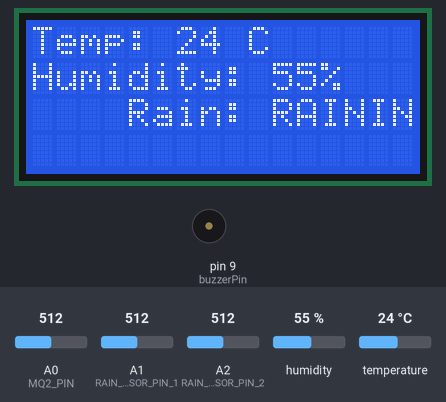
The sketch below on a simulated Arduino Uno, built with avr-gcc and run on an emulated ATmega328P. Shown: 16×4 character LCD, buzzer (waves = sounding, pin HIGH). The test bench sets the inputs (shaded band); at power-on: A1 (RAIN_SENSOR_PIN_1) = 512, humidity 55 %, A0 (MQ2_PIN) = 512, temperature 24 °C, A2 (RAIN_SENSOR_PIN_2) = 512.

Above: at 1.2 s.
1.3 s: A1 (RAIN_SENSOR_PIN_1) set to 689
7.4 s: A1 (RAIN_SENSOR_PIN_1) set to 718
At 9.0 s:
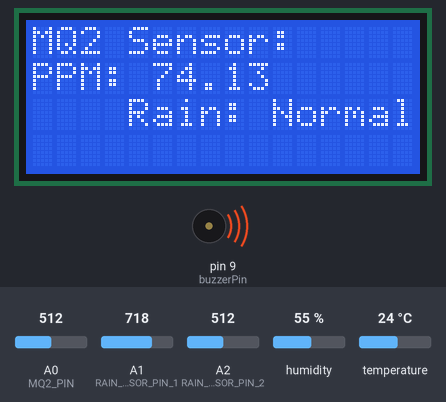
13.0 s: humidity set to 22 %
At 14.8 s:
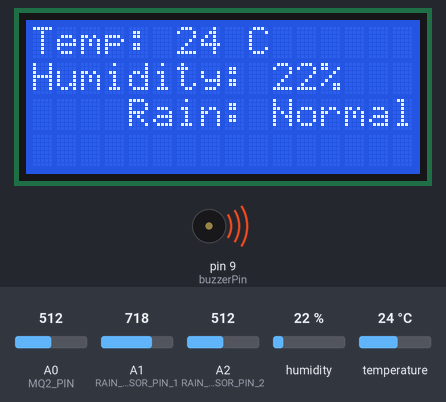
18.3 s: A0 (MQ2_PIN) set to 710
At 19.4 s:
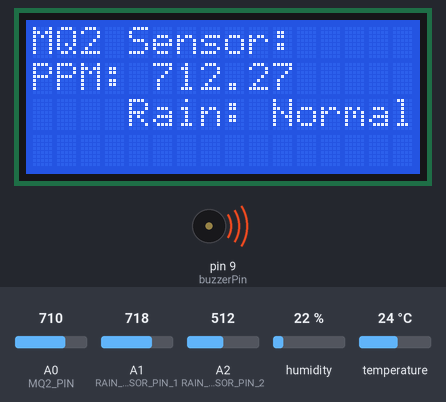
22.6 s: temperature set to 12 °C
At 24.6 s:
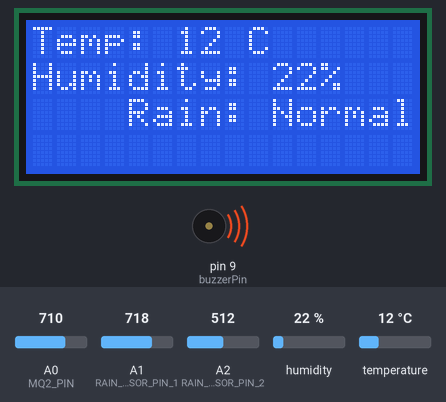
27.9 s: A0 (MQ2_PIN) set to 716
At 29.3 s:
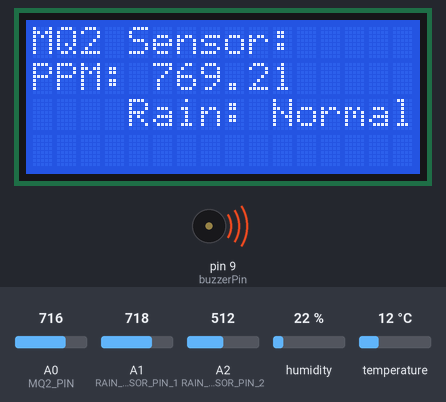
Timing chart, 0 to 30.9 s (numbered marks = the images above; inputs shaded):
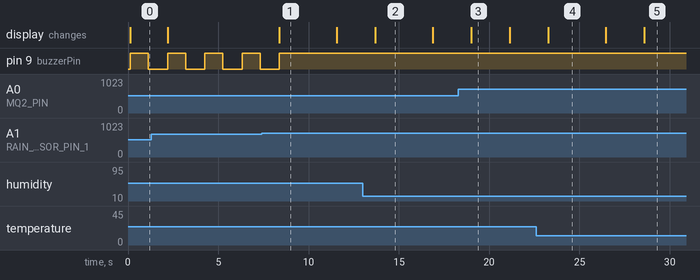

Measured:
- the behaviour switches between 699 and 700 on A1 (RAIN_SENSOR_PIN_1) (found by bisection; images 0 and 1)
- after the input at 7.4 s, pin 9 (buzzerPin): goes on until 8.4 s, then stays HIGH; the display: changes after 0.98 s (image 1)
- after the input at 13.0 s, the display: changes after 0.70 s (image 2)
- after the input at 18.3 s, the display: changes after 0.71 s (image 3)
- after the input at 22.6 s, the display: changes after 0.67 s (image 4)
- after the input at 27.9 s, the display: changes after 0.68 s (image 5)
- by itself, pin 9 (buzzerPin): alternates HIGH for 1.0 s and LOW for 1.1 s

The sketch:

sketch_may19a.ino
```cpp
#include <LiquidCrystal_I2C.h>
#include <DFRobot_DHT11.h>

LiquidCrystal_I2C lcd(0x3F, 16, 4); // I2C address 0x27, 16 columns and 4 rows
DFRobot_DHT11 DHT;
#define DHT11_PIN 10
#define MQ2_PIN A0
#define RAIN_SENSOR_PIN_1 A1
#define RAIN_SENSOR_PIN_2 A2
const int buzzerPin = 9;

bool showTemp = true;

void setup() {
  Serial.begin(115200);
  lcd.init();
  lcd.backlight();
  pinMode(RAIN_SENSOR_PIN_1, INPUT);
  pinMode(RAIN_SENSOR_PIN_2, INPUT);
  pinMode(buzzerPin, OUTPUT);
}

void loop() {
  DHT.read(DHT11_PIN);
  int mq2Value = analogRead(MQ2_PIN);
  float mq2Voltage = mq2Value * (5.0 / 1023.0);
  float mq2Rs = ((5.0 - mq2Voltage) / mq2Voltage) * 10000.0;
  float mq2Resistance = mq2Rs * 1.18;
  float mq2PPM = 116.6020682 * pow(mq2Resistance / 10000.0, -2.769034857);
  int rainValue1 = analogRead(RAIN_SENSOR_PIN_1);
  int rainValue2 = analogRead(RAIN_SENSOR_PIN_2);

  lcd.clear();
  lcd.setCursor(0, 0);

  if (showTemp) {
    lcd.print("Temp: ");
    lcd.print(DHT.temperature);
    lcd.print(" C");
    lcd.setCursor(0, 1);
    lcd.print("Humidity: ");
    lcd.print(DHT.humidity);
    lcd.print("%");
  } else {
    lcd.print("MQ2 Sensor:");
    lcd.setCursor(0, 1);
    lcd.print("PPM: ");
    lcd.print(mq2PPM);
  }

  // Alternate between displaying temperature/humidity and MQ2 values every 5 seconds
  if ((millis() / 1000) % 5 == 0) {
    showTemp = !showTemp;
  }

  // Display raindrop sensor values every second
  lcd.setCursor(0, 2);
  lcd.print("Rain: ");
  if (rainValue1 < 700 && rainValue2 < 700) {
    lcd.print("RAINING");
    deactivateBuzzer();
    digitalWrite(buzzerPin, HIGH); // Turn on the buzzer
    delay(1000); // Delay for 1 second
    digitalWrite(buzzerPin, LOW); // Turn off the buzzer

  } else {
    lcd.print("Normal");

    activateBuzzer();
  }


  delay(1000);
}

void activateBuzzer() {
  digitalWrite(buzzerPin, HIGH);
}

void deactivateBuzzer() {
  digitalWrite(buzzerPin, LOW);
}
```
